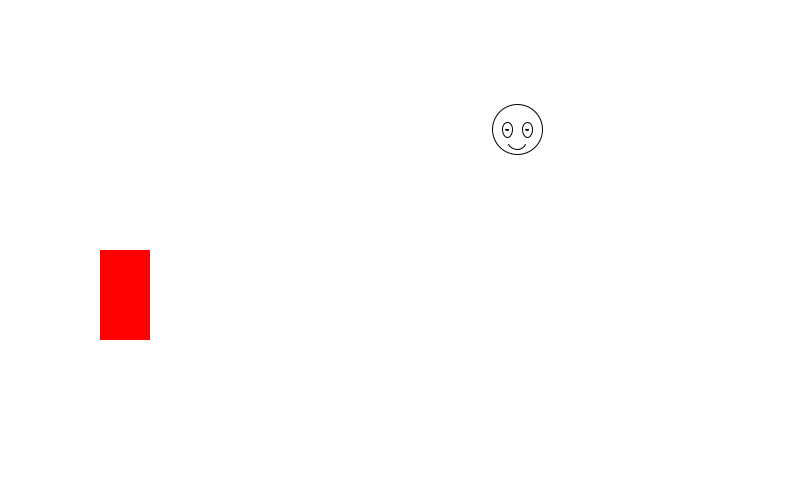
Frame 1 (no input)
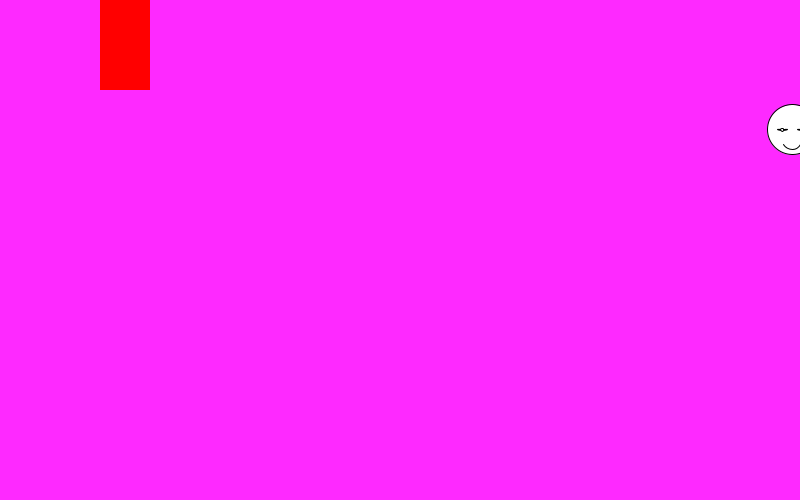
Frame 60 (the mouse pressed at the canvas centre just before this capture)
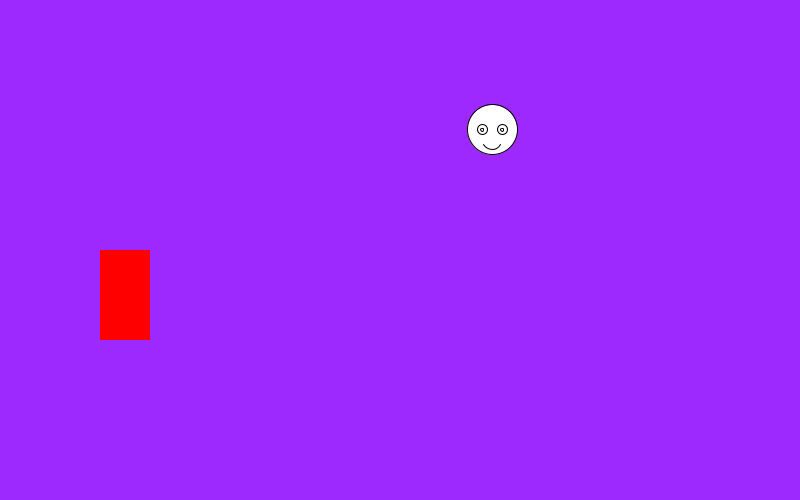
Frame 120 (the mouse held since frame 60 and released just before this capture)

The Processing sketch that drew these frames (run headless with seeded random() and noise(); from frame 60 on, the mouse is pressed at the canvas centre):

// Processing sketch: HackNights_13_Robot_Pong_in_progress
// ── HackNights_13_Robot_Pong_in_progress.pde
float posx;
float posy;
float incx = 5;
float incy = 5;


//cointains the pad position and width and height
float posXPad, posYPad;
float padW, padH;


float scaleValue = 1;
color backColor;
int blink = 2;

long lastTime = 0;

void setup() {
  size(800, 500);
  frameRate(60);
  posx = random(0, width);
  posy = random(0, height);
  backColor = color(255);
  
  posXPad = 100;
  posYPad = height/2;
  padW = 50; //width
  padH = 90; //height
  
}

void draw() {

  background(backColor);
  

  drawRobot(scaleValue, blink, posx, posy); //calling the function with fixed parameters
  drawPad(posXPad, posYPad);
  

  if(millis() - lastTime > 200 ){
    blink = (int)random(0,3);
    lastTime = millis();
  }

  float r = map(posx, 0, width, 0, 255);
  float b = map(posy, 0, width, 0, 255);

  backColor = color(r, b, 255);

  posx = posx + incx;
 // posy = posy + incy;
  
  posYPad = mouseY;
  
  
  //--- try to make the dection here
  
  
  
  
  //-----
  
  
  //hit detection with the boudaries
  //   0 < posx < width
  if(posx > width){
   incx = -incx; 
  }
  if(posx < 0){
   incx = -incx; 
  }
  if(posy > height){
   incy = -incy; 
  }
  if(posy < 0){
   incy = -incy; 
  }
  

}

void drawPad(float padX, float padY){
  
  pushMatrix();
  translate(padX, padY);
  pushStyle();
    //rectMode(CENTER);
    fill(255,0,0);
    noStroke();
    rect(0, 0, padW, padH);
  popStyle();
  popMatrix();
  
}

void keyPressed() {
  if (key == 'q') {

    
  } else if (key == 'w') {
    scaleValue = random(0.5, 5);
    
  } else if (key == CODED) {
    //arrow keys tests
    if (keyCode == UP) {
      
    } else if (keyCode == DOWN) {
      
      
    } else if (keyCode == LEFT) {
      
      
    } else if (keyCode == RIGHT) {
      
    }
  }
}


//function to draw my shape
void drawRobot(float scaleValue, int blink, float posx, float posy) {
  pushMatrix();
  //translate to given parameters

  translate(posx, posy);
  scale(scaleValue);
  if (blink == 0) {
    
    ellipse(0, 0, 50, 50);
    ellipse(-10, 0, 10, 10);
    ellipse(-10, 0, 3, 3);
    ellipse(10, 0, 10, 10);
    ellipse(10, 0, 3, 3);
    
  } else if (blink == 1) {

    ellipse(0, 0, 50, 50);
    
    ellipse(-10, 0, 10, 1);
    ellipse(-10, 0, 3, 3);
    
    ellipse(10, 0, 10, 1);
    ellipse(10, 0, 3, 3);
    
  } else if (blink == 2) {
    
    ellipse(0, 0, 50, 50);
    
    ellipse(-10, 0, 10, 15);
    ellipse(-10, 0, 3, 1);
    
    ellipse(10, 0, 10, 15);
    ellipse(10, 0, 3, 1);    
  }

  arc(0, 10, 20, 20, radians(30), radians(150)); //randians convert degrees

  popMatrix();
}
